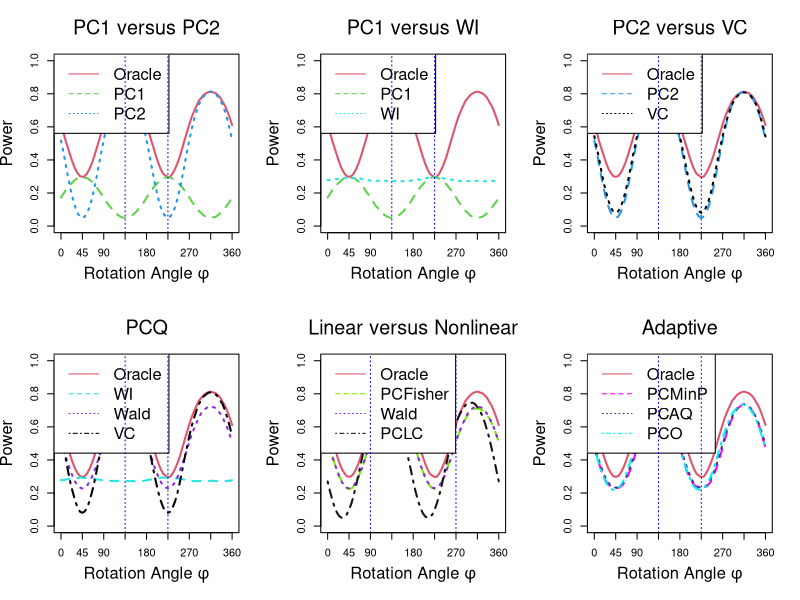

The R source for this figure:
##############################
## Rotation plot
###############################
dat = read.csv("PC_Rotation12tests_rho06.csv",header=T)
head(dat)

### test is a vector of test names 
plotRotation = function(powerMat,test,titleName,rho=0.6,color,line.mark=c(135,225)){
p = dim(powerMat)[2]
thetaV = powerMat[,1]
Powers = powerMat[,test]
matplot(thetaV,Powers,type="l", lwd=2,lty=1:dim(Powers)[2],col=color,ylim=c(0,1),xaxt="n",xlab=bquote(paste("Rotation Angle ",phi)), ylab="Power",cex.lab=1.5)
#legend("topleft", legend = test, lty=1:p,col=1:p,cex=0.8) 
legend("topleft", legend = test,col=color,lty=1:dim(Powers)[2],cex=1.5)
abline(v=line.mark ,lty=3,cex=1.5,col="blue")
x.tick = c(0,45,90,135,180,225,270,315,360)
axis(1, at=x.tick, labels=as.character(x.tick))
title(titleName,cex.main=1.8,font.main=1)
}

##############################################
## plotting
############################################


pdf("RotationV2Blackwhite.pdf",height=8,width=18)
par(mfrow=c(2,3))
plotRotation(powerMat = dat,test=c("Oracle","PC1","PC2"),titleName="PC1 versus PC2",color=c(2,3,4))
plotRotation(powerMat = dat,test=c("Oracle","PC1","WI"),titleName="PC1 versus WI",color=c(2,3,5))
plotRotation(powerMat = dat,test=c("Oracle","PC2","VC"),titleName="PC2 versus VC",color=c(2,4,"black"))
plotRotation(powerMat = dat,test=c("Oracle","WI","Wald","VC"),titleName="PCQ",color=c(2,5,"blueviolet","black"))
plotRotation(powerMat = dat,test=c("Oracle","PCFisher","Wald","PCLC"),titleName="Linear versus Nonlinear",color=c(2,"chartreuse2","blueviolet","gray8"),line.mark=c(90,270))
plotRotation(powerMat = dat,test=c("Oracle","PCMinP","PCAQ","PCO"),titleName="Adaptive",color=c(2,"magenta1","slateblue4","cyan2"))
dev.off()